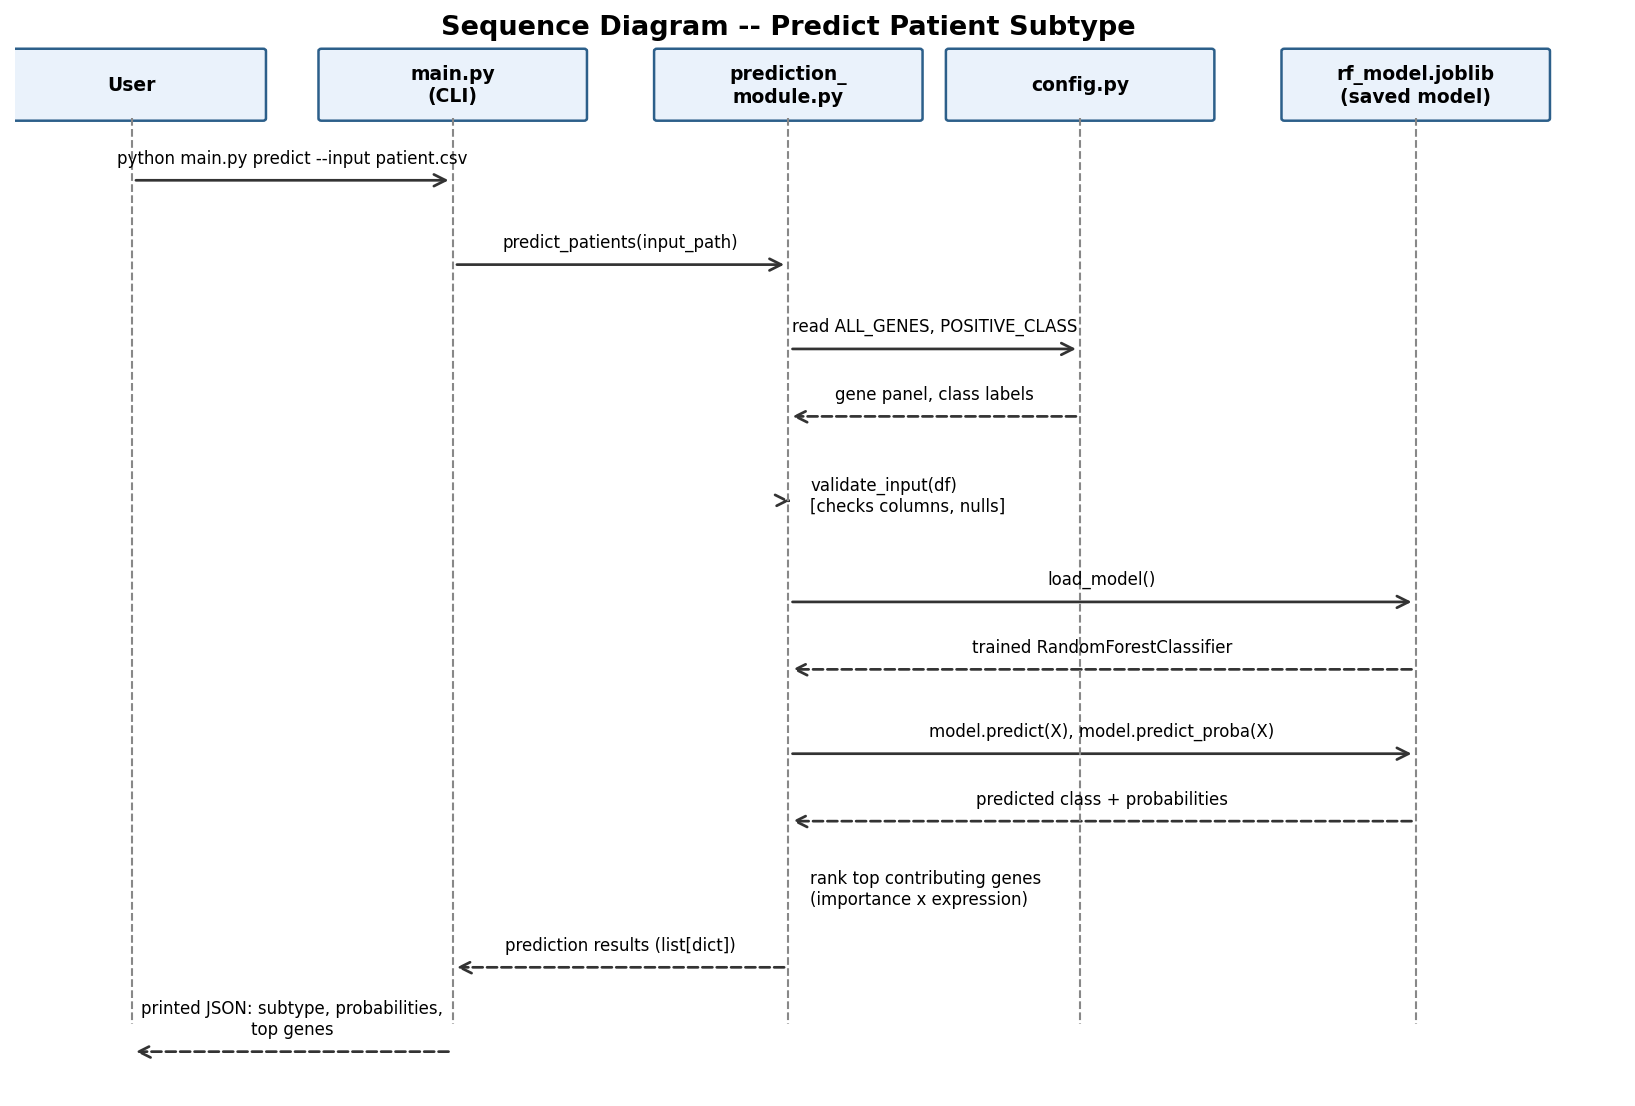

Source code (Python):
import matplotlib.pyplot as plt
import matplotlib.patches as mpatches
from matplotlib.patches import FancyArrowPatch

fig, ax = plt.subplots(figsize=(11, 7.5))
ax.set_xlim(0, 11)
ax.set_ylim(0, 9.5)
ax.axis("off")

actors = [
    ("User", 0.8),
    ("main.py\n(CLI)", 3.0),
    ("prediction_\nmodule.py", 5.3),
    ("config.py", 7.3),
    ("rf_model.joblib\n(saved model)", 9.6),
]

top_y = 9.0
bottom_y = 0.6

# lifelines
for name, x in actors:
    ax.add_patch(mpatches.FancyBboxPatch((x-0.9, top_y-0.35), 1.8, 0.6,
                 boxstyle="round,pad=0.02", fc="#EAF2FB", ec="#2C5F8A", lw=1.2))
    ax.text(x, top_y-0.05, name, ha="center", va="center", fontsize=9, fontweight="bold")
    ax.plot([x, x], [top_y-0.35, bottom_y], color="#888888", lw=1, ls="--")

def arrow(y, x_from, x_to, label, dashed=False, color="#333333"):
    style = "->"
    ls = "dashed" if dashed else "solid"
    a = FancyArrowPatch((x_from, y), (x_to, y), arrowstyle=style, mutation_scale=14,
                         color=color, lw=1.3, linestyle=ls)
    ax.add_patch(a)
    mid = (x_from + x_to) / 2
    ax.text(mid, y+0.12, label, ha="center", va="bottom", fontsize=8)

user_x = actors[0][1]
main_x = actors[1][1]
pred_x = actors[2][1]
cfg_x = actors[3][1]
model_x = actors[4][1]

y = 8.1
arrow(y, user_x, main_x, "python main.py predict --input patient.csv")
y -= 0.75
arrow(y, main_x, pred_x, "predict_patients(input_path)")
y -= 0.75
arrow(y, pred_x, cfg_x, "read ALL_GENES, POSITIVE_CLASS")
y -= 0.6
arrow(y, cfg_x, pred_x, "gene panel, class labels", dashed=True)
y -= 0.75
arrow(y, pred_x, pred_x+0.01, "", dashed=True)
ax.text(pred_x+0.15, y+0.05, "validate_input(df)\n[checks columns, nulls]", fontsize=8, va="center")
y -= 0.9
arrow(y, pred_x, model_x, "load_model()")
y -= 0.6
arrow(y, model_x, pred_x, "trained RandomForestClassifier", dashed=True)
y -= 0.75
arrow(y, pred_x, model_x, "model.predict(X), model.predict_proba(X)")
y -= 0.6
arrow(y, model_x, pred_x, "predicted class + probabilities", dashed=True)
y -= 0.75
ax.text(pred_x+0.15, y+0.15, "rank top contributing genes\n(importance x expression)", fontsize=8, va="center")
y -= 0.55
arrow(y, pred_x, main_x, "prediction results (list[dict])", dashed=True)
y -= 0.75
arrow(y, main_x, user_x, "printed JSON: subtype, probabilities,\ntop genes", dashed=True)

ax.text(5.3, 9.4, "Sequence Diagram -- Predict Patient Subtype", ha="center", fontsize=13, fontweight="bold")

plt.tight_layout()
plt.savefig("/home/claude/oscc-ms-real/docs/diagrams/sequence.png", dpi=150, bbox_inches="tight")
print("saved")
